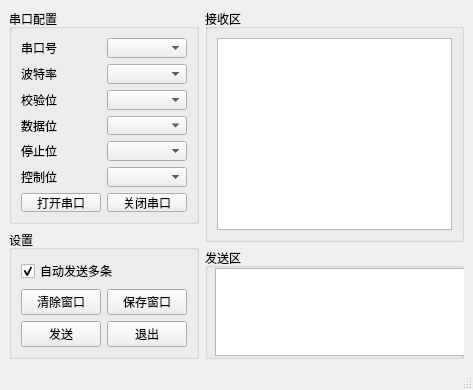
<?xml version="1.0" encoding="UTF-8"?>
<ui version="4.0">
 <class>mainwindowClass</class>
 <widget class="QMainWindow" name="mainwindowClass">
  <property name="geometry">
   <rect>
    <x>0</x>
    <y>0</y>
    <width>473</width>
    <height>390</height>
   </rect>
  </property>
  <property name="sizePolicy">
   <sizepolicy hsizetype="Fixed" vsizetype="Fixed">
    <horstretch>0</horstretch>
    <verstretch>0</verstretch>
   </sizepolicy>
  </property>
  <property name="minimumSize">
   <size>
    <width>473</width>
    <height>390</height>
   </size>
  </property>
  <property name="maximumSize">
   <size>
    <width>473</width>
    <height>390</height>
   </size>
  </property>
  <property name="windowTitle">
   <string>串口测试V1.1</string>
  </property>
  <widget class="QWidget" name="centralwidget">
   <layout class="QGridLayout" name="gridLayout_4">
    <item row="0" column="0">
     <widget class="QGroupBox" name="groupBox">
      <property name="sizePolicy">
       <sizepolicy hsizetype="Minimum" vsizetype="Preferred">
        <horstretch>0</horstretch>
        <verstretch>0</verstretch>
       </sizepolicy>
      </property>
      <property name="title">
       <string>串口配置</string>
      </property>
      <layout class="QGridLayout" name="gridLayout_2">
       <item row="0" column="0">
        <widget class="QLabel" name="portLabel">
         <property name="text">
          <string>串口号</string>
         </property>
        </widget>
       </item>
       <item row="0" column="1">
        <widget class="QComboBox" name="comboBox">
         <property name="currentIndex">
          <number>-1</number>
         </property>
        </widget>
       </item>
       <item row="1" column="0">
        <widget class="QLabel" name="baudLabel">
         <property name="text">
          <string>波特率</string>
         </property>
        </widget>
       </item>
       <item row="1" column="1">
        <widget class="QComboBox" name="baudRateComboBox">
         <property name="currentIndex">
          <number>-1</number>
         </property>
        </widget>
       </item>
       <item row="2" column="0">
        <widget class="QLabel" name="checkLabel">
         <property name="text">
          <string>校验位</string>
         </property>
        </widget>
       </item>
       <item row="2" column="1">
        <widget class="QComboBox" name="parityComboBox"/>
       </item>
       <item row="3" column="0">
        <widget class="QLabel" name="dataLabel">
         <property name="text">
          <string>数据位</string>
         </property>
        </widget>
       </item>
       <item row="3" column="1">
        <widget class="QComboBox" name="dataBitsComboBox">
         <property name="currentIndex">
          <number>-1</number>
         </property>
        </widget>
       </item>
       <item row="4" column="0">
        <widget class="QLabel" name="stopLabel">
         <property name="text">
          <string>停止位</string>
         </property>
        </widget>
       </item>
       <item row="4" column="1">
        <widget class="QComboBox" name="stopBitsComboBox"/>
       </item>
       <item row="5" column="0">
        <widget class="QLabel" name="controlLabel">
         <property name="text">
          <string>控制位</string>
         </property>
        </widget>
       </item>
       <item row="5" column="1">
        <widget class="QComboBox" name="controlComboBox"/>
       </item>
       <item row="6" column="0">
        <widget class="QPushButton" name="openBtn">
         <property name="text">
          <string>打开串口</string>
         </property>
        </widget>
       </item>
       <item row="6" column="1">
        <widget class="QPushButton" name="closeBtn">
         <property name="text">
          <string>关闭串口</string>
         </property>
        </widget>
       </item>
      </layout>
     </widget>
    </item>
    <item row="0" column="1" rowspan="2">
     <layout class="QGridLayout" name="gridLayout_3">
      <item row="0" column="0">
       <widget class="QGroupBox" name="recBox">
        <property name="sizePolicy">
         <sizepolicy hsizetype="Expanding" vsizetype="Expanding">
          <horstretch>0</horstretch>
          <verstretch>0</verstretch>
         </sizepolicy>
        </property>
        <property name="title">
         <string>接收区</string>
        </property>
        <layout class="QFormLayout" name="formLayout_5">
         <property name="fieldGrowthPolicy">
          <enum>QFormLayout::AllNonFixedFieldsGrow</enum>
         </property>
         <item row="0" column="0" colspan="2">
          <widget class="QTextEdit" name="recEdit">
           <property name="sizePolicy">
            <sizepolicy hsizetype="Expanding" vsizetype="Expanding">
             <horstretch>0</horstretch>
             <verstretch>10</verstretch>
            </sizepolicy>
           </property>
           <property name="sizeIncrement">
            <size>
             <width>0</width>
             <height>0</height>
            </size>
           </property>
           <property name="lineWrapMode">
            <enum>QTextEdit::WidgetWidth</enum>
           </property>
          </widget>
         </item>
        </layout>
       </widget>
      </item>
      <item row="1" column="0">
       <widget class="QGroupBox" name="sendBox">
        <property name="sizePolicy">
         <sizepolicy hsizetype="Expanding" vsizetype="Expanding">
          <horstretch>0</horstretch>
          <verstretch>0</verstretch>
         </sizepolicy>
        </property>
        <property name="title">
         <string>发送区</string>
        </property>
        <widget class="QTextEdit" name="sendEdit">
         <property name="geometry">
          <rect>
           <x>10</x>
           <y>20</y>
           <width>251</width>
           <height>88</height>
          </rect>
         </property>
         <property name="sizePolicy">
          <sizepolicy hsizetype="Expanding" vsizetype="Expanding">
           <horstretch>10</horstretch>
           <verstretch>0</verstretch>
          </sizepolicy>
         </property>
        </widget>
       </widget>
      </item>
     </layout>
    </item>
    <item row="1" column="0">
     <widget class="QGroupBox" name="groupBox_2">
      <property name="title">
       <string>设置</string>
      </property>
      <layout class="QGridLayout" name="gridLayout">
       <item row="0" column="0" colspan="2">
        <widget class="QCheckBox" name="auto_sendBox">
         <property name="text">
          <string>自动发送多条</string>
         </property>
         <property name="checked">
          <bool>true</bool>
         </property>
        </widget>
       </item>
       <item row="1" column="1">
        <widget class="QPushButton" name="saveBtn">
         <property name="text">
          <string>保存窗口</string>
         </property>
        </widget>
       </item>
       <item row="1" column="0">
        <widget class="QPushButton" name="cleanBtn">
         <property name="text">
          <string>清除窗口</string>
         </property>
        </widget>
       </item>
       <item row="2" column="0">
        <widget class="QPushButton" name="executionBtn">
         <property name="mouseTracking">
          <bool>false</bool>
         </property>
         <property name="acceptDrops">
          <bool>false</bool>
         </property>
         <property name="text">
          <string>发送</string>
         </property>
        </widget>
       </item>
       <item row="2" column="1">
        <widget class="QPushButton" name="pushButton_2">
         <property name="text">
          <string>退出</string>
         </property>
        </widget>
       </item>
      </layout>
     </widget>
    </item>
   </layout>
  </widget>
  <widget class="QStatusBar" name="statusbar"/>
 </widget>
 <resources/>
 <connections>
  <connection>
   <sender>pushButton_2</sender>
   <signal>clicked()</signal>
   <receiver>mainwindowClass</receiver>
   <slot>close()</slot>
   <hints>
    <hint type="sourcelabel">
     <x>184</x>
     <y>362</y>
    </hint>
    <hint type="destinationlabel">
     <x>172</x>
     <y>585</y>
    </hint>
   </hints>
  </connection>
 </connections>
</ui>
